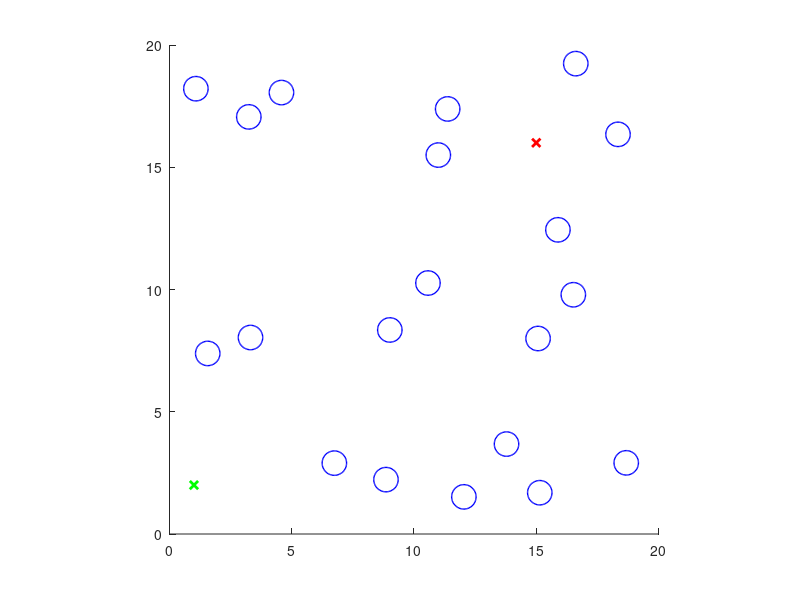

Write MATLAB code to recreate this figure. (Note: this script raises an error after producing the figure.)
%% ME 595 Final Exam - Fall 2009
% Forest definition for Question #2
close all; clear; clc;

trees = [ 16.6166   19.2380;
   10.9945   15.4982;
   18.3439   16.3461;
   15.1440    1.6887;
   15.0746    7.9957;
    1.0790   18.2130;
   18.6802    2.9108;
   11.3765   17.3858;
    6.7425    2.8991;
    3.2436   17.0606;
   15.8857   12.4411;
   10.5707   10.2650;
    3.3130    8.0362;
   12.0396    1.5193;
   13.7843    3.6782;
    9.0108    8.3453;
    4.5795   18.0543;
   16.5163    9.7851;
    1.5635    7.3849;
    8.8536    2.2241];

d = 1; % tree diameter

startpos = [1 2]; % Initial position
endpos = [15 16]; % Final position

%% Plot results
t=1;
figure(1);clf; hold on; % True map of forest
for i = 1:length(trees)
    % Yes, in Matlab, the rectangle function draws circles.
    rectangle('Position',[trees(i,1)-d/2,trees(i,2)-d/2,d,d], 'Curvature', [1 1], 'LineWidth',1, 'EdgeColor','b');
end
plot(startpos(1), startpos(2), 'gx', 'LineWidth', 2, 'MarkerSize', 6)
plot(endpos(1), endpos(2), 'rx', 'LineWidth', 2, 'MarkerSize', 6)
axis equal
axis([0 20 0 20]);

%% Simulation Initialization

% Time
Tf = 80;
dt = 0.5;
T = 0:dt:Tf;

% Initial Robot State
x0 = [1 0 2 0 2 0]';

% Motion model
A = [ 1 dt 0 0 0 0;
      0 1 0 0 0 0;
      0 0 1 dt 0 0;
      0 0 0 1 0 0;
      0 0 0 0 1 dt; 
      0 0 0 0 0 1];
B = [ 0 0 0;
      dt 0 0;
      0  0 0;
      0 dt 0;
      0 0 0;
      0 0 dt];

yaw = atan2(endpos(2)-startpos(2),endpos(1)-startpos(1));


% Motion Disturbance model
R = [0.001 0 0 0 0 0;
     0 0 0 0 0 0;
     0 0 0.001 0 0 0; 
     0 0 0 0 0 0;
     0 0 0 0 0.001 0;
     0 0 0 0 0 0];
[RE, Re] = eig(R);

% Control inputs (initialization)
u = zeros(3, length(T));

% Prior over robot state
mu0r = [1 0 2 0 2 0]'; % mean (mu)
S0rr = 0.0000001*eye(6);% covariance (Sigma)

M = length(trees);
% Prior over feature map
mu0m = zeros(2*M,1);
S0mm = 100*eye(2*M);
newfeature = ones(M,1);

%Measurement model
rmax = 10; % Max range
thmax = 90*pi/180; % 1/2 Field of view

% Measurement noise
Qi = [0.001 0; 
     0 0.00001];

[QiE, Qie] = eig(Qi);

% Simulation Initializations
n = length(R(:,1)); % Number of vehicle states
xr = zeros(n,length(T)); % Vehicle states 
xr(:,1) = x0;
N = n+2*M;
m = length(Qi(:,1)); % Number of measurements per feature 
y = zeros(m*M,length(T)); % Measurements

mu = [mu0r; mu0m];
S = [S0rr zeros(n,2*M);  zeros(2*M,n) S0mm];
%S = [S0rr 100*ones(n,2*M);  100*ones(2*M,n) S0mm];

mu_S = zeros(N,length(T)); % Belief
mu_S(:,1) = mu;

% Control Gains
Katt = 0.1;
Krep = 10;
rc0 = 5;
Kdx = 1;
Kdy = 1;
Kpz = 1;
Kdz = 1;
zdes = 2;   
vdes = 0.3;

%% Main loop
for t=2:length(T)
    %% Simulation
    % Use potential fields to define an input u.
    curpos = mu(1:2:3); % x,y position
    % Attractive potential gradient to end point
    gVcur = Katt*(curpos - endpos');
    % Repulsive potential from trees
    for i=1:M
        if (~newfeature(i))
            curtree = mu(6+2*(i-1)+1:6+2*i);
            if (norm(curpos-curtree)<=d/2)
                gVcur = [NaN NaN];
            else
                centD = norm(curpos-curtree);
                if (centD < rc0)
                    gVcur = gVcur + Krep*(-1/centD+1/rc0)*(curpos-curtree)/centD^(3);
                end
            end
        end
    end
    
    phides = atan2(-gVcur(2),-gVcur(1));
    
    u(:,t) = [ Kdx*(vdes*cos(phides) - mu(2));
               Kdy*(vdes*sin(phides) - mu(4));
               Kpz*(zdes - mu(5)) + Kdz*(-mu(6))];

   
           
    % Select a motion disturbance
    e = RE*sqrt(Re)*randn(n,1);
    % Update robot state4
    xr(:,t) = A*xr(:,t-1) + B*u(:,t) + e;
    % Yaw (heading of sensor) is held fixed throughout.
    
    % Take measurements
    % For each feature
    flist = zeros(M,1);
    for i=1:M
        % If feature is visible
        if (inview(trees(i,:),[xr(1,t) xr(3,t),yaw],rmax,thmax))
            flist(i) = 1;
            % Select a motion disturbance
            d = QiE*sqrt(Qie)*randn(m,1);
            % Determine measurement
            y(2*(i-1)+1:2*i,t) = [sqrt((trees(i,1)-xr(1,t))^2 + (trees(i,2)-xr(3,t))^2 + (-xr(5,t))^2);
                atan2(trees(i,2)-xr(3,t),trees(i,1)-xr(1,t))-yaw] + d;
        end
    end

    %% Extended Kalman Filter Estimation
    % Prediction update
    mu(1:n) = A*mu(1:n) + B*u(:,t);
    S(1:n,1:n) = A*S(1:n,1:n)*A' + R;

    % Measurement update
    for i=1:M
        if (flist(i))
            % Feature initialization
            if (newfeature(i) == 1)
                rxy = sqrt(y(2*(i-1)+1,t)^2-mu(5)^2);
                mu(6+2*(i-1)+1) = mu(1)+rxy*cos(y(2*i,t)+yaw);
                mu(6+2*i) = mu(3)+rxy*sin(y(2*i,t)+yaw);
                newfeature(i) = 0;
            end
            % Linearization
            % Predicted range
            dx = mu(6+2*(i-1)+1)-mu(1);
            dy = mu(6+2*i)-mu(3);
            dz = -mu(5);
            rp = sqrt((dx)^2+(dy)^2+ (dz)^2);
            rxy = sqrt(rp^2 - dz^2);
            Fi = zeros(5,N);
            Fi(1:n,1:n) = eye(n);
            Fi(7:8,6+2*(i-1)+1:6+2*i) = eye(2);
            Ht = [ -dx/rp, 0, -dy/rp, 0, -dz/rp, 0, dx/rp, dy/rp;
                dy/rxy^2, 0, -dx/rxy^2, 0, 0, 0, -dy/rxy^2, dx/rxy^2]*Fi;

            I = y(2*(i-1)+1:2*i,t)-[rp;
                (atan2(dy,dx) - yaw)];
 
            % Measurement update
            K = S*Ht'/(Ht*S*Ht'+Qi);
            mu = mu + K*I;
            S = (eye(n+2*M)-K*Ht)*S;
        end
    end
 
    % Store results
    mu_S(:,t) = mu;


    %% Plot results
    figure(1);
    %subplot(1,2,1); hold on;
    %plot(trees(:,1),trees(:,2),'go', 'MarkerSize',10,'LineWidth',2);
    plot(xr(1,1:t),xr(3,1:t), 'ro--')
    %plot([xr(1,t) xr(1,t)+1*cos(yaw)],[xr(3,t) xr(3,t)+1*sin(yaw)], 'r-')
    plot(mu_S(1,1:t),mu_S(3,1:t), 'bx--')
    %plot([mu_S(1,t) mu_S(1,t)+1*cos(yaw)],[mu_S(3,t) mu_S(3,t)+1*sin(yaw)], 'b-')
    mu_pos = [mu(1) mu(3)];
    S_pos = [S(1,1) S(1,3); S(3,1) S(3,3)];
    error_ellipse(S_pos,mu_pos,0.75);
    error_ellipse(S_pos,mu_pos,0.95);
    plot( [mu(1) mu(1)+2*cos(phides)],[mu(3) mu(3)+2*sin(phides)], 'b')
    for i=1:M
          if (flist(i))
              fi = 2*(i-1)+1;
              fj = 2*i;
              rxy = sqrt(y(fi,t)^2-xr(5,t)^2);
              plot([mu(1) mu(1)+rxy*cos(y(fj,t)+yaw)], [mu(3) mu(3)+rxy*sin(y(fj,t)+yaw)], 'c');
              plot(mu(6+fi),mu(6+fj), 'gx')
              mu_pos = [mu(6+fi) mu(6+fj)];
              S_pos = [S(6+fi,6+fi) S(6+fi,6+fj); S(6+fj,6+fi) S(6+fj,6+fj)];
              error_ellipse(S_pos,mu_pos,0.95);
          end
    end
    axis equal
%     axis([-4 6 -1 7])
    title('SLAM with Range & Bearing Measurements')
    
    %subplot(1,2,2);
    %image(10000*S);
    %colormap('gray');
    %title('Covariance matrix')
 
   % F(t) = getframe(gcf);
end

